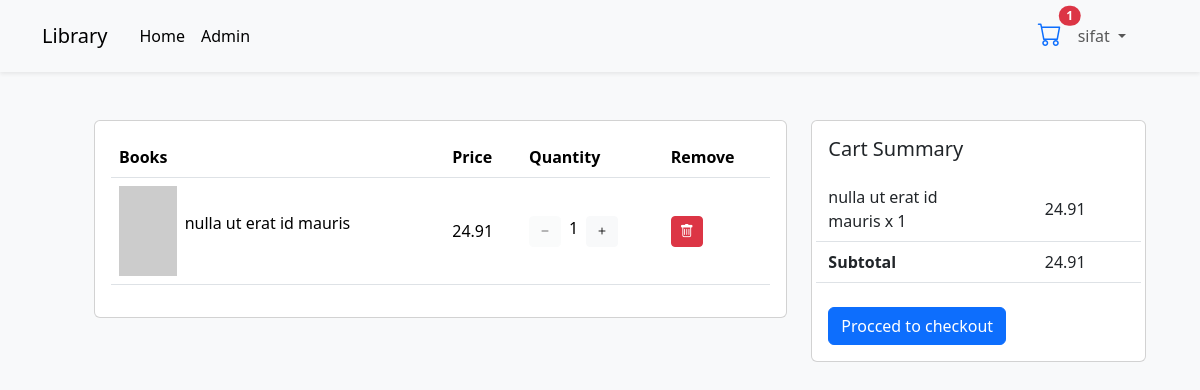
The page /cart/ (signed in) on the database its author committed.
### library/models.py (models this page shows, shortened)
class Cart(models.Model):
    id = models.UUIDField(primary_key=True, editable=False, default=uuid.uuid4)
    user = models.ForeignKey(User, on_delete=models.DO_NOTHING, related_name="carts")
    created_at = models.DateTimeField(auto_now_add=True)

class CartItem(models.Model):
    cart = models.ForeignKey(Cart, on_delete=models.CASCADE, related_name="items")
    book = models.ForeignKey(
        Book, on_delete=models.CASCADE, related_name="books_in_cart"
    )
    quantity = models.PositiveIntegerField()

class Book(models.Model):
    title = models.CharField(max_length=512)
    description = models.TextField()
    cover_image = models.URLField()
    published_at = models.DateField(auto_now_add=True)
    author = models.ManyToManyField(Author, related_name="books")
    category = models.ForeignKey(Category, on_delete=models.CASCADE)
    publication = models.ForeignKey(Publication, on_delete=models.CASCADE)
    inventory = models.PositiveIntegerField()
    price = models.DecimalField(max_digits=6, decimal_places=2)
    pages = models.PositiveIntegerField()
    isbn = models.CharField(max_length=13, blank=True, null=True)

### library/views.py (the view)
# urls.py: path("cart/", views.cart_view, name="cart"),
@login_required(login_url="/users/login/")
def cart_view(request):
    user = request.user.id
    cart, created = Cart.objects.get_or_create(user_id=user)
    cart_items = CartItem.objects.filter(cart=cart).annotate(
        total_price=F("quantity") * F("book__price")
    )
    total = cart_items.aggregate(total=Sum("total_price"))
    return render(
        request, "library/cart.html", {"cart_items": cart_items, "total": total}
    )

### library/templates/library/cart.html (shortened to what this page needs)
{% extends 'base.html' %}  {% block content %} {% if cart_items %}
<dir class="row">
  <div class="col-lg-8">
    <div class="card">
      <div class="card-body">
        <div class="table-responsive">
          <table class="table align-middle">
            <thead>
              <tr>
                <th>Books</th>
                <th>Price</th>
                <th>Quantity</th>
                <th>Remove</th>
              </tr>
            </thead>
            <tbody>
              {% for item in cart_items %}
              <tr>
                <td>
                  <div class="d-flex gap-2 align-items-center">
                    <div>
                      <img
                        src="{{item.book.cover_image}}"
                        alt=""
                        srcset=""
                        height="90"
                      />
                    </div>
                    <div>
                      <p>{{item.book.title}}</p>
                    </div>
                  </div>
                </td>
                <td>{{item.book.price}}</td>
                <td>
                  <div class="d-flex gap-2">
                    {% if item.quantity > 1%}
                    <button
                      data-id="{{item.id}}"
                      class="btn btn-light btn-sm decrement"
                    >
                      <i class="bi-dash"></i>
                    </button>
                    {% else %}
                    <button
                      data-id="{{item.id}}"
                      class="btn btn-light btn-sm disabled decrement"
                    >
                      <i class="bi-dash"></i>
                    </button>
                    {% endif %} {{item.quantity}}
                    <button
                      data-id="{{item.id}}"
                      class="btn btn-light btn-sm increment"
                    >
                      <i class="bi-plus"></i>
                    </button>
                  </div>
                </td>
                <td>
                  <button
                    data-id="{{item.id}}"
                    class="btn btn-danger btn-sm delete-item"
                  >
                    <i class="bi-trash"></i>
                  </button>
                </td>
              </tr>
              {% endfor %}
            </tbody>
          </table>
        </div>
      </div>
    </div>
  </div>
  <div class="col-lg-4 mt-4 mt-lg-0">
    <div class="card">
      <div class="card-body">
        <h5 class="card-title mb-3">Cart Summary</h5>
        {% for i in cart_items %}
        <div class="row border-bottom align-items-center py-2">
          <div class="col-8">
            <p class="mb-0" style="max-width: 80%">
              {{i.book.title}}&nbsp;x&nbsp;{{i.quantity}}
            </p>
          </div>
          <div class="col-4">
            <p class="mb-0">{{i.total_price | floatformat:2}}</p>
          </div>
        </div>
        {% endfor %}
        <div class="row border-bottom align-items-center py-2">
          <div class="col-8">
            <p class="mb-0 fw-bold" style="max-width: 80%">Subtotal</p>
          </div>
          <div class="col-4">
            <p class="mb-0">{{total.total | floatformat:2}}</p>
          </div>
        </div>
        <div class="mt-4 d-flex">
          <a class="btn btn-primary" href="{% url 'checkout' %}"
            >Procced to checkout</a
          >
        </div>
      </div>
    </div>
  </div>
</dir>
{% endif %} {% endblock %}

### templates/base.html (shortened to what this page needs)
{% load static %}
<!DOCTYPE html>
<html lang="en">
  <head>
    <link
      href="https://cdn.jsdelivr.net/npm/bootstrap@5.3.3/dist/css/bootstrap.min.css"
      rel="stylesheet"
    />
    <link
      rel="stylesheet"
      href="https://cdn.jsdelivr.net/npm/bootstrap-icons@1.3.0/font/bootstrap-icons.css"
    />
    <link rel="stylesheet" href="{% static 'css/base.css' %}" />
  </head>
  <body class="bg-light">
    <nav class="navbar navbar-expand-lg navbar-light bg-light shadow-sm">
      <div class="container">
        <a class="navbar-brand" href="{% url 'home' %}">Library</a>
        <div class="collapse navbar-collapse" id="navbarSupportedContent">
          <ul class="navbar-nav p-2 me-auto mb-2 mb-lg-0">
            <li class="nav-item">
              <a
                class="nav-link active"
                aria-current="page"
                href="{% url 'home' %}"
                >Home</a
              >
            </li>
            <li class="nav-item">
              <a class="nav-link active" aria-current="page" href="/admin/"
                >Admin</a
              >
            </li>
          </ul>
          <ul class="navbar-nav mb-2 mb-lg-0 me-4">
            {% if request.user.is_authenticated %}
            <li class="nav-item">
              <a class="p-2 position-relative" href="{% url 'cart' %}"><i class="fs-4 bi-cart"></i> <span class="position-absolute top-10 start-100 translate-middle badge rounded-pill bg-danger">{{request.user.carts.first.items.count}}</span></a>
            </li>
            {% endif %}
            {% if user.is_authenticated %}
            <li class="nav-item dropdown">
              <a
                class="nav-link dropdown-toggle"
                href="#"
                id="navbarDropdown"
                role="button"
                data-bs-toggle="dropdown"
                aria-expanded="false"
              >
                {{user.username}}
              </a>
            </li>
            {% endif %}
          </ul>
        </div>
      </div>
    </nav>
    <div class="container mt-4 p-4 rounded-3">
      {%block content %} {% endblock%}
    </div>
  </body>
</html>

### rows shown on the page
CartItem: book "nulla ut erat id mauris", book.price "24.91", quantity "1", total_price "24.91"

### other values the page prints
{{ request.user.carts.first.items.count }} "1"
{{ user.username }} "sifat"
{{ total.total | floatformat:2 }} "24.91"
